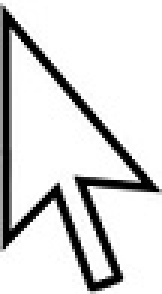
#> input picture template_matching/reference.jpg, 54 x 98 px, found by its file name (shown 3 times larger)
$ python 1405076.py
#> lines starting #> are read from the running program, lines starting #| are printed output that depends on the picture
import numpy as np
import cv2


class TemplateMatch:
    def __init__(self, reference, p):
        self.reference = reference
        self.p = p

    def first_exhaust(self, frame):

        pos_x = 0
        pos_y = 0
        cur_max = -9999
        filtered = cv2.filter2D(frame, -1 ,self.reference)
        frame_height, frame_width = np.shape(filtered)
        for i in range(frame_height):
            for j in range(frame_width):
                if filtered[i][j] > cur_max:
                    pos_x = i
                    pos_y = j
                    cur_max = filtered[i][j]
        return pos_x, pos_y

    # [84 lines left out: functions exhaust_search, log2Dsearch, hierarchy_search, not called in this run]


all_p=[10,15,20,25,30,35]
methods=[1,2,3]
performance =""

for p in all_p:
    for method in methods:
        reference = cv2.imread('./template_matching/reference.jpg')
#> reference is the input picture: shape (98, 54, 3); min 0, max 255, mean 215.5
        reference = cv2.cvtColor(reference, cv2.COLOR_BGR2GRAY)
#> reference: shape (98, 54)

        cap = cv2.VideoCapture('./template_matching/movie.mov')
        width = int(cap.get(cv2.CAP_PROP_FRAME_WIDTH))
        height = int(cap.get(cv2.CAP_PROP_FRAME_HEIGHT))
        fps = cap.get(cv2.CAP_PROP_FPS)
        fourcc = cv2.VideoWriter_fourcc(*'XVID')
        out = cv2.VideoWriter('./template_matching/output.mov', fourcc, fps, (width, height))

        model = TemplateMatch(reference = reference, p=p)
        outframes = []
        id=0
        pos_x = 0
        pos_y = 0
        total_search=0
        while cap.isOpened():
            # print("Frame: ",id)
            ret, frame = cap.read()
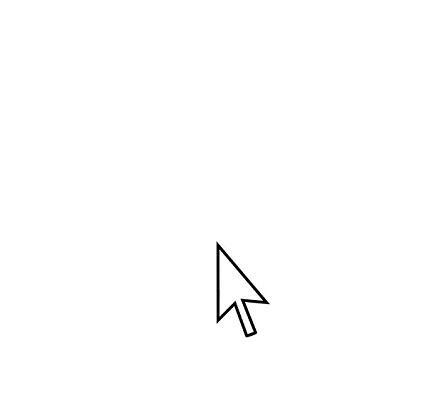
#> input picture frame 76 of template_matching/movie.mov, 433 x 413 px
#> frame is the input picture: shape (413, 433, 3); min 0, max 255, mean 253.8
            if ret == False:
                cap.release()
                break
            frame = cv2.cvtColor(frame, cv2.COLOR_BGR2GRAY)
#> frame: shape (413, 433)
            frame = cv2.bitwise_not(frame)
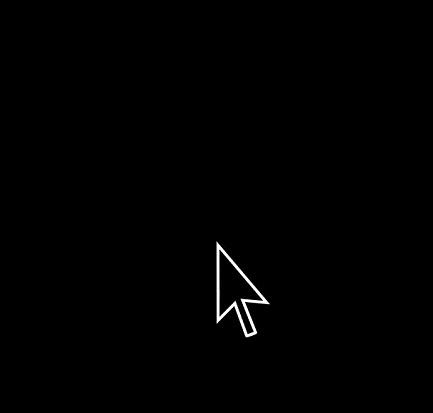
#> frame: shape (413, 433); min 0, max 255, mean 1.2
            frame = (frame * 0.0005)

            if id==0:
                pos_x,pos_y = model.first_exhaust(frame)
#> in first_exhaust, `filtered = cv2.filter2D(frame, -1 ,self.reference)`:
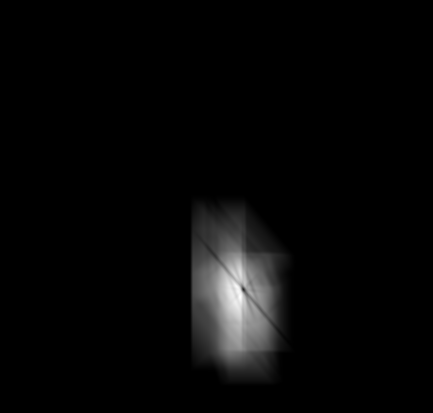
#> filtered: shape (413, 433) float64; min -6.21e-12, max 24002.4, mean 674.3; drawn with min black and max white
#> after the loop in first_exhaust, `for i in range(frame_height):`: cur_max = 24002.4; pos_x = 296; pos_y = 240
#> pos_x = 296; pos_y = 240
            else:
                if method==1:
                    pos_x, pos_y, n_search = model.exhaust_search(frame, pos_x=pos_x, pos_y=pos_y)
                    total_search += n_search
                elif method==2:
                    pos_x, pos_y, n_search = model.log2Dsearch(frame, pos_x=pos_x, pos_y=pos_y)
                    total_search += n_search
                elif method==3:
                    pos_x, pos_y, n_search = model.hierarchy_search(frame, pos_x=pos_x, pos_y=pos_y)
                    total_search += n_search
                else:
                    print("select valid method!!")
                    break

            ref_height, ref_width = np.shape(reference)
#> ref_height = 98; ref_width = 54
            outframe=np.ones((height,width,3),np.uint8)*255

            start_x = pos_x - int(ref_height / 2)
#> start_x = 247
            start_y = pos_y - int(ref_width / 2)
#> start_y = 213
            end_x = pos_x + int(ref_height / 2)
#> end_x = 345
            end_y = pos_y + int(ref_width / 2)
#> end_y = 267

            cv2.rectangle(outframe, (start_y, start_x), (end_y, end_x), (255, 0, 0), 2)
            # cv2.imwrite('./template_matching/frame'+str(id)+'.jpg', outframe)
            out.write(outframe)
            if cv2.waitKey(1) & 0xFF == ord('q'):
#> (key q is pressed here)
                break
            id+=1

        cap.release()
        out.release()

#> (the run stopped early here; a loop or call above may not have finished)
